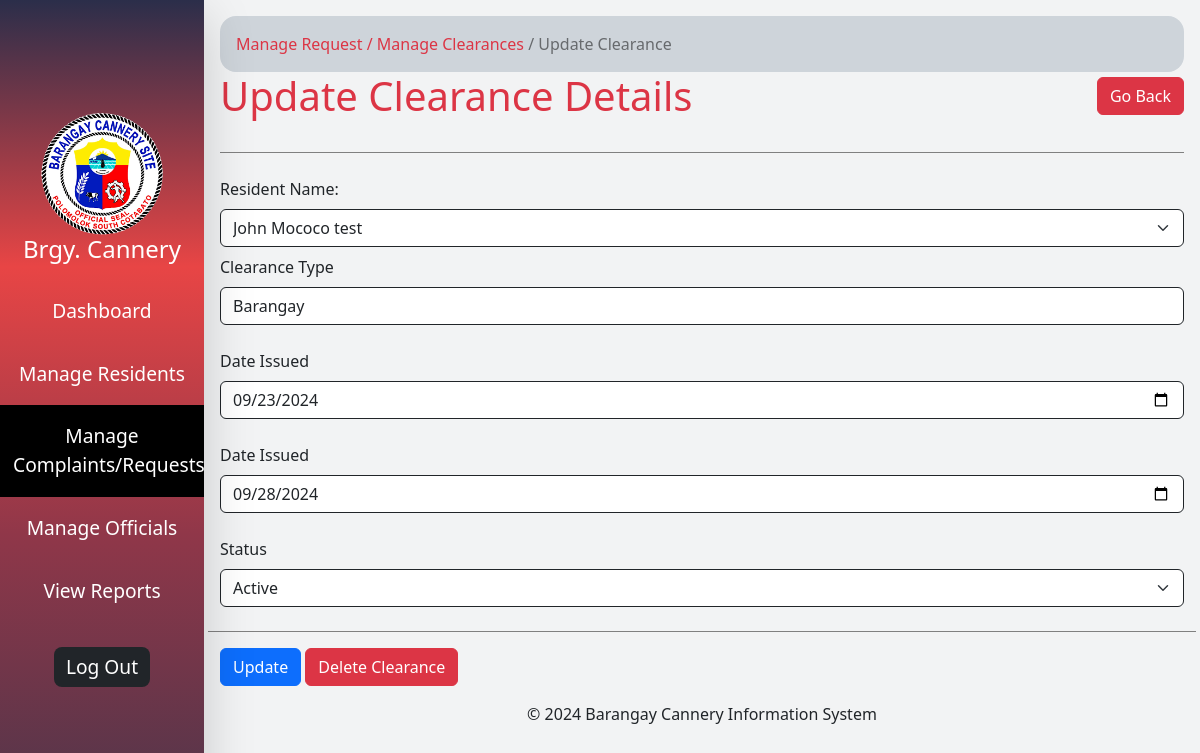
Screenshot of /update_clearance.php?id=2 (signed in) with the database file from the repository.
### tables this page shows
CREATE TABLE `clearances` (
  `id` int(11) NOT NULL,
  `resident_name` varchar(100) NOT NULL,
  `clearance_type` varchar(100) NOT NULL,
  `date_issued` date NOT NULL,
  `valid_until` date NOT NULL,
  `status` enum('Active','Inactive') NOT NULL DEFAULT 'Active'
);

### update_clearance.php (the view, shortened to what this page needs)
<?php require "includes/connection.php";
$id = isset($_GET['id']) ? $_GET['id'] : null;
$sql = "SELECT * FROM clearances WHERE id=$id";
$result = $conn->query($sql);
$row = mysqli_fetch_assoc($result);
?>
<!DOCTYPE html>
<html lang="en">
<head>
</head>
<body class="d-flex">
  <?php include "includes/sidebar.php" ?>
  <div class="min-vh-100 p-3" style="width: 83%">
    <div class="w-100">
      <div id="directory_link" class="p-3 rounded-4 bg-dark-subtle ">
        <a href="manage_com.php" class="text-danger text-decoration-none">Manage Request</a>
        <a href="manage_clearances.php" class="text-decoration-none text-danger">/ Manage Clearances</a>
        <a href="update_clearance.php" class="text-decoration-none text-black-50">/ Update Clearance</a>
      </div>
      <div class="d-flex align-items-center justify-content-between  gap-2 w-100">
        <h1 class="m-0 text-danger">Update Clearance Details</h1>
        <a href="manage_clearances.php" class="btn btn-danger">Go Back</a>
      </div>
      <form action="<?php echo htmlspecialchars($_SERVER['PHP_SELF']) ?>" method="post" class="w-100" enctype="multipart/form-data">
        <div class="py-2 my-3 mx-auto" style="border-bottom: 1px solid gray;">
        </div>
        <div class="row">
          <div class="my-2 col-12">
            <label for="resident" class="form-label">Resident Name: </label>
            <select class="form-select border-dark form-select " name="resident" id="resident" required>
              <?php
              if (isset($row['resident_name'])) {
                echo "<option value='{$row['resident_name']}' selected> {$row['resident_name']} </option>";
              }
              ?>
            </select>
          </div>
          <div class="mb-4 col-12">
            <label for="clearance_type" class="form-label">Clearance Type</label>
            <input type="text" class="form-control border-dark" name="clearance_type" id="clearance_type" placeholder="" required="true" value="<?php echo $row['clearance_type']; ?>" />
          </div>
          <div class="mb-4 col-12">
            <label for="date_issued" class="form-label">Date Issued</label>
            <input type="date" class="form-control border-dark" name="date_issued" id="date_issued" placeholder="" required="true" value="<?php echo $row['date_issued']; ?>" />
          </div>
          <div class="mb-4 col-12">
            <label for="valid_until" class="form-label">Date Issued</label>
            <input type="date" class="form-control border-dark" name="valid_until" id="valid_until" placeholder="" required="true" value="<?php echo $row['valid_until']; ?>" />
          </div>
          <div class="mb-4 col-12">
            <label for="status" class="form-label">Status</label>
            <select class="form-select border-dark form-select" name="status" id="status">
              <?php echo ($row['status'] == "Active") ? "<option value='Active' selected>Active</option> <option value='Inactive'>Inactive</option>" : "<option value='Active'>Active</option> <option value='Inactive' selected>Inactive</option>"; ?>
            </select>
          </div>
          <div class="pt-3" style="border-top: 1px solid gray">
            <button type="submit" class="btn btn-primary">
              Update
            </button>
            <a class="btn btn-danger" onclick='return aler()' href="delete_clearance.php?id=<?php echo $row['id'] ?>" role="button">Delete Clearance</a>
          </div>
        </div>
      </form>
      <div class="text-center">
        <p>&copy; 2024 Barangay Cannery Information System</p>
      </div>
    </div>
  </div>
</body>
</html>

### rows the page displays
clearances: resident "John Mococo test", clearance_type "Barangay", date_issued "09/23/2024", valid_until "09/28/2024", status "Active"
